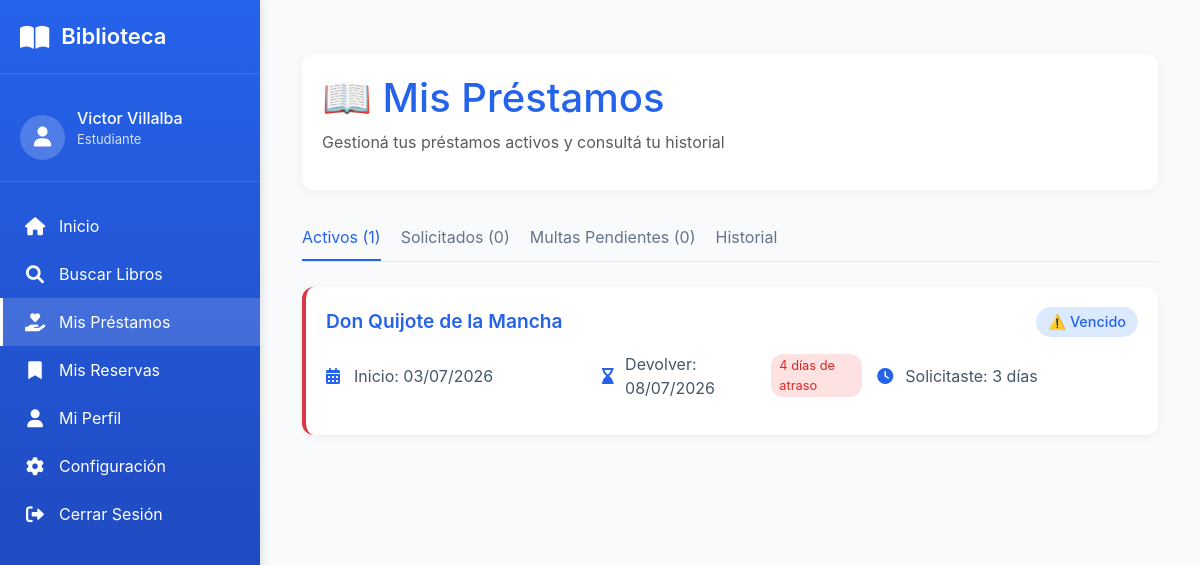
/mis-prestamos/ (signed in), run on an earlier commit of the app's database.
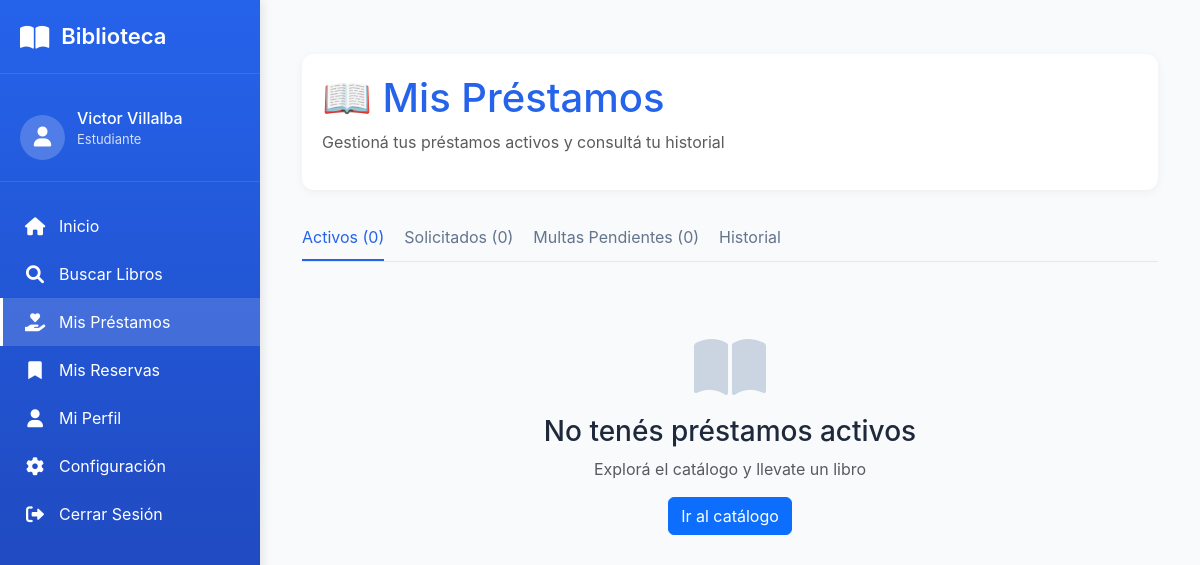
And on a later commit of the database.
### prestamo/models.py (models this page shows, shortened)
class Prestamo(models.Model):
    ESTADO_PRESTAMO_CHOICES = [
        ('SOLICITADO', 'Solicitado'),
        ('ACTIVO', 'Activo'),
        ('VENCIDO', 'Vencido'),
        ('DEVUELTO', 'Devuelto'),
        ('EXTRAVIADO', 'Extraviado'),
        ('CANCELADA', 'Cancelada'),
    ]
    socio = models.ForeignKey(
        Socio,
        on_delete=models.PROTECT,
        related_name='prestamos',
        verbose_name="Socio"
    )
    ejemplar = models.ForeignKey(
        Ejemplar,
        on_delete=models.PROTECT,
        related_name='prestamos',
        verbose_name="Ejemplar"
    )
    dias_solicitados = models.IntegerField(
        verbose_name="Días solicitados",
        help_text="Cantidad de días que el usuario pidió el libro (1-5)",
        null=True,
        blank=True
    )
    fecha_prestamo = models.DateTimeField(
        auto_now_add=True,
        verbose_name="Fecha de préstamo"
    )
    fecha_vencimiento = models.DateField(
        verbose_name="Fecha de vencimiento"
    )
    fecha_devolucion_real = models.DateField(
        null=True,
        blank=True,
        verbose_name="Fecha de devolución real"
    )
    estado = models.CharField(
        max_length=20,
        choices=ESTADO_PRESTAMO_CHOICES,
        default='ACTIVO',
        verbose_name="Estado"
    )
    observaciones = models.TextField(
        blank=True,
        null=True,
        verbose_name="Observaciones"
    )
    class Meta:
        verbose_name = "Préstamo"
        verbose_name_plural = "Préstamos"
        ordering = ['-fecha_prestamo']
        indexes = [
            models.Index(fields=['estado']),
            models.Index(fields=['fecha_vencimiento']),
        ]
    @property
    def dias_atraso(self):
        from django.utils import timezone
        if not self.fecha_vencimiento:
            return 0
        if self.estado == 'EXTRAVIADO':
            return 0
        if self.fecha_devolucion_real:
            if self.fecha_devolucion_real > self.fecha_vencimiento:
                return (self.fecha_devolucion_real - self.fecha_vencimiento).days
            return 0
        hoy = timezone.now().date()
        if hoy > self.fecha_vencimiento:
            return (hoy - self.fecha_vencimiento).days
        return 0

### catalogo/models.py (models this page shows, shortened)
class Ejemplar(models.Model):
    ESTADO_FISICO_CHOICES = [
        ('BUENO', 'Bueno'),
        ('REGULAR', 'Regular'),
        ('MALO', 'Malo'),
        ('DANADO', 'Dañado'),
        ('PERDIDO', 'Perdido'),
    ]
    DISPONIBILIDAD_CHOICES = [
        ('DISPONIBLE', 'Disponible'),
        ('PRESTADO', 'Prestado'),
        ('RESERVADO', 'Reservado'),
        ('EN_REPARACION', 'En reparación'),
    ]
    libro = models.ForeignKey(
        'Libro',
        on_delete=models.PROTECT,
        related_name='ejemplares',
        verbose_name="Libro",
        db_column='isbn_libro'
    )
    codigo_inventario = models.CharField(
        max_length=50,
        unique=True,
        verbose_name="Código de inventario"
    )
    estado_fisico = models.CharField(
        max_length=20,
        choices=ESTADO_FISICO_CHOICES,
        default='BUENO',
        verbose_name="Estado físico"
    )
    disponibilidad = models.CharField(
        max_length=20,
        choices=DISPONIBILIDAD_CHOICES,
        default='DISPONIBLE',
        verbose_name="Disponibilidad"
    )
    ubicacion = models.CharField(
        max_length=100,
        blank=True,
        null=True,
        verbose_name="Ubicación física",
        help_text="Ej: Estante A3, Sección 5, Sala 2, etc."
    )
    class Meta:
        db_table = 'Ejemplar'
        verbose_name = "Ejemplar"
        verbose_name_plural = "Ejemplares"
        indexes = [
            models.Index(fields=['codigo_inventario']),
            models.Index(fields=['disponibilidad']),
        ]

class Libro(models.Model):
    activo = models.BooleanField(default=True, verbose_name="Activo")
    motivo_baja = models.TextField(
        blank=True,
        null=True,
        verbose_name="Motivo de baja"
    )
    isbn = models.CharField(
        max_length=20,
        unique=True,
        verbose_name="ISBN"
    )
    titulo = models.CharField(
        max_length=200,
        verbose_name="Título"
    )
    anio_publicacion = models.IntegerField(
        blank=True,
        null=True,
        verbose_name="Año de publicación"
    )
    descripcion = models.TextField(
        blank=True,
        null=True,
        verbose_name="Descripción / Sinopsis",
        help_text="Breve descripción o sinopsis del libro"
    )
    editorial = models.ForeignKey(
        Editorial,
        on_delete=models.PROTECT,
        verbose_name="Editorial"
    )
    categoria = models.ForeignKey(
        Categoria,
        on_delete=models.PROTECT,
        verbose_name="Categoría"
    )
    autores = models.ManyToManyField(
        Autor,
        through='LibroAutor',
        verbose_name="Autores"
    )
    imagen = models.ImageField(
        upload_to='libros/',
        blank=True,
        null=True,
        verbose_name="Imagen de tapa"
    )
    cantidad_total = models.IntegerField(
        default=0,
        verbose_name="Total de ejemplares"
    )
    inventario_disponible = models.IntegerField(
        default=0,
        verbose_name="Ejemplares disponibles"
    )
    class Meta:
        verbose_name = "Libro"
        verbose_name_plural = "Libros"

### prestamo/views.py (the view)
# urls.py: path('mis-prestamos/', views.mis_prestamos, name='mis_prestamos'),
@login_required
def mis_prestamos(request):
    prestamos = Prestamo.objects.filter(
        socio=request.user.socio
    ).select_related('ejemplar__libro').order_by('-fecha_prestamo')
    prestamos_activos = prestamos.filter(estado='ACTIVO')
    prestamos_solicitados = prestamos.filter(estado='SOLICITADO')
    historial = prestamos.filter(estado__in=['DEVUELTO', 'EXTRAVIADO'])
    multas_pendientes = Multa.objects.filter(
        prestamo__socio=request.user.socio,
        estado='PENDIENTE'
    ).select_related('prestamo__ejemplar__libro')
    context = {
        'activos': prestamos_activos,
        'solicitados': prestamos_solicitados,
        'historial': historial,
        'multas_pendientes': multas_pendientes,  # ← Agrega esta línea
        'hoy': date.today(),
    }
    return render(request, 'prestamo/mis_prestamos.html', context)

### templates/prestamo/mis_prestamos.html (shortened to what this page needs)
{% extends 'base/menu_usuario.html' %}
{% load static %}
{% load mis_filtros %}
{% block main_content %}
<div class="container py-4">
    <div class="prestamos-header">
        <h1 style="color: var(--primary-blue);">📖 Mis Préstamos</h1>
        <p class="text-muted">Gestioná tus préstamos activos y consultá tu historial</p>
    </div>
    <div class="tab-prestamos">
        <div class="tab-item active" onclick="cambiarTab('activos')">Activos ({{ activos|length }})</div>
        <div class="tab-item" onclick="cambiarTab('solicitados')">Solicitados ({{ solicitados|length }})</div>
        <div class="tab-item" onclick="cambiarTab('multas')">Multas Pendientes ({{ multas_pendientes|length }})</div>
        <div class="tab-item" onclick="cambiarTab('historial')">Historial</div>
    </div>
    <div id="prestamos-activos">
        {% for prestamo in activos %}
            <div class="prestamo-card {% if prestamo.fecha_vencimiento < hoy %}vencido{% endif %}">
                <div class="prestamo-header">
                    <span class="prestamo-titulo">{{ prestamo.ejemplar.libro.titulo }}</span>
                    <span class="estado-badge estado-activo">
                        {% if prestamo.fecha_vencimiento < hoy %}
                            ⚠️ Vencido
                        {% else %}
                            ✅ Activo
                        {% endif %}
                    </span>
                </div>
                <div class="prestamo-detalles">
                    <div class="detalle-item">
                        <i class="fas fa-calendar-alt"></i>
                        <span>Inicio: {{ prestamo.fecha_prestamo|date:"d/m/Y" }}</span>
                    </div>
                    <div class="detalle-item">
                        <i class="fas fa-hourglass-end"></i>
                        <span>Devolver: {{ prestamo.fecha_vencimiento|date:"d/m/Y" }}</span>
                        {% if prestamo.fecha_vencimiento < hoy %}
                            <span class="multa-badge">
                                {{ prestamo.dias_atraso }} días de atraso
                            </span>
                        {% endif %}
                    </div>
                    <div class="detalle-item">
                        <i class="fas fa-clock"></i>
                        <span>Solicitaste: {{ prestamo.dias_solicitados }} días</span>
                    </div>
                </div>
            </div>
        {% empty %}
            <div class="text-center py-5">
                <i class="fas fa-book-open" style="font-size: 4rem; color: #cbd5e1;"></i>
                <h3 class="mt-3">No tenés préstamos activos</h3>
                <p class="text-muted">Explorá el catálogo y llevate un libro</p>
                <a href="{% url 'catalogo_lista' %}" class="btn btn-primary">Ir al catálogo</a>
            </div>
        {% endfor %}
    </div>
</div>
{% endblock %}

What changed in the data, as far as the page shows it:
no longer on this page (row edited): Prestamo: ejemplar.libro.titulo "Don Quijote de la Mancha", shows "⚠️ Vencido", fecha_prestamo "03/07/2026", fecha_vencimiento "08/07/2026", dias_atraso "4", dias_solicitados "3"
Also different on the page:
{{ activos|length }}: "1" → "0"
text now shown: "No tenés préstamos activos Explorá el catálogo y llevate un libro Ir al catálogo"
